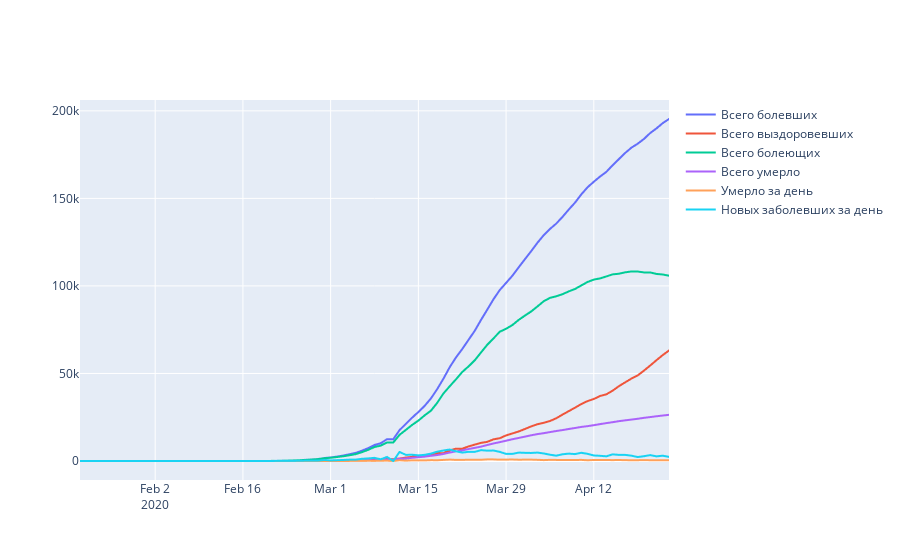

Source (notebook cell):
### Code cell
#Вывод графиков по полученным данным
import plotly.graph_objects as go
import datetime

#Создание списка дат
x = [datetime.datetime(year=2020, month=1, day=21)]
for i in range(len(recs)):
    x.append(x[-1]+datetime.timedelta(days=1))

#Сам вывод. Один fig.add_trace - один график
fig = go.Figure()
fig.add_trace(go.Scattergl(
    x=x,
    y = total,
    name = 'Всего болевших',
))
fig.add_trace(go.Scattergl(
    x=x,
    y = recs,
    name = 'Всего выздоровевших',
))
fig.add_trace(go.Scattergl(
    x=x,
    y = inf,
    name = 'Всего болеющих',
))
fig.add_trace(go.Scattergl(
    x=x,
    y = dead,
    name = 'Всего умерло',
))
fig.add_trace(go.Scattergl(
    x=x,
    y = dead_inc,
    name = 'Умерло за день',
))
fig.add_trace(go.Scattergl(
    x=x,
    y = inc,
    name = 'Новых заболевших за день',
))
fig.show(render_mode='webgl')
